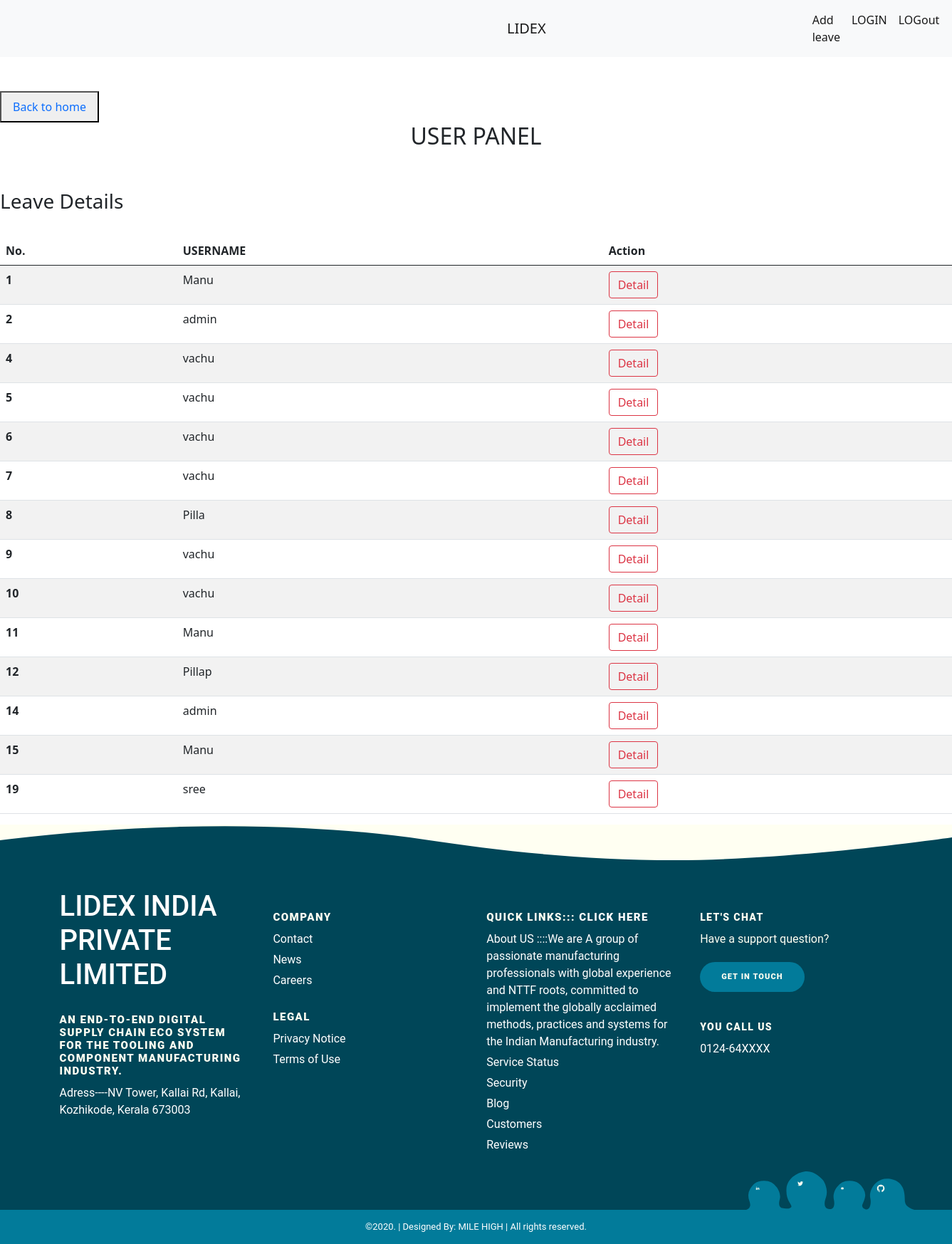
Page /usr/leave/all on the committed database.
### Leave/models.py (models this page shows, shortened)
class LeaveRequest(models.Model):
    employee = models.ForeignKey(Employee, on_delete=models.CASCADE)
    reason = models.TextField()
    leave_from = models.DateField()
    leave_to = models.DateField()
    status_choices = [
        ('pending', 'Pending'),
        ('approved', 'Approved'),
        ('rejected', 'Rejected')
    ]
    status = models.CharField(max_length=10, choices=status_choices, default='pending')

class Employee(models.Model):
    username = models.CharField(max_length=200)
    email=models.CharField(max_length=200,unique=True)
    password=models.CharField(max_length=200)
    role_choices = [
        ('admin', 'Admin'),
        ('user', 'User')
    ]
    role = models.CharField(max_length=10, choices=role_choices)

### Leave/views.py (the view)
# urls.py: path("usr/leave/all",views.ULeaveListView.as_view(),name="user"),
class ULeaveListView(ListView):
    template_name="usr.html"
    model=LeaveRequest
    context_object_name="leaves"
    success_url=reverse_lazy("user")

### Leave/templates/usr.html (shortened to what this page needs)
<!DOCTYPE html>
<html lang="en">
<head>
    <link href="https://cdn.jsdelivr.net/npm/bootstrap@5.0.2/dist/css/bootstrap.min.css" rel="stylesheet">
</head>
<body>
<nav class="navbar navbar-expand-lg navbar-light bg-light">
  <div class="container-fluid">
    <a class="navbar-brand" href="#" style="margin-left:700px">LIDEX</a>
    <div class="collapse navbar-collapse" id="navbarNav" style="margin-left:350px;">
      <ul class="navbar-nav">
        <li class="nav-item">
          <a class="nav-link active" aria-current="page" href="http://127.0.0.1:8000/usr/leave/add/" >Add leave</a>
        </li>
        <li class="nav-item">
          <a class="nav-link active" aria-current="page" href="http://127.0.0.1:8000/usr/login/">LOGIN</a>
        </li>
        <li class="nav-item">
          <a class="nav-link active" aria-current="page" href="http://127.0.0.1:8000/logout/" text-danger>LOGout</a>
        </li>
      </ul>
    </div>
  </div>
</nav><br><br>
<button>
  <a class="nav-link active" aria-current="page" href="http://127.0.0.1:8000" text-danger>Back to home</a>
</button>
<center>
<h2>USER PANEL</h2>
  </center><br><br>
<h3>Leave Details</h3><br>
<table class="table table-striped">
  <thead>
    <tr>
      <th scope="col">No.</th>
      <th scope="col">USERNAME</th>
      <th scope="col">Action</th>
    </tr>
  </thead>
  <tbody>
  {% for l in leaves %}
    <tr>
      <th scope="row">{{l.id}}</th>
      <td>{{l.employee.username}}</td>
      <td>
          <a href="{%url 'leave-detail' l.id%}" class="btn btn-outline-danger">Detail</a>
      </td>
    </tr>
  {% endfor %}
  </tbody>
</table>
<div class="pg-footer">
  <footer class="footer">
    <div class="footer-content">
      <div class="footer-content-column">
        <div class="footer-logo">
            <h1>LIDEX INDIA PRIVATE LIMITED</h1>
        </div>
        <div class="footer-menu">
          <h2 class="footer-menu-name"> An end-to-end digital supply chain eco system for the Tooling and Component manufacturing industry.</h2>
          <ul id="menu-get-started" class="footer-menu-list">
            <li class="menu-item menu-item-type-post_type menu-item-object-product">
              <a href="#">Adress----NV Tower, Kallai Rd, Kallai, Kozhikode, Kerala 673003</a>
            </li>
          </ul>
        </div>
      </div>
      <div class="footer-content-column">
        <div class="footer-menu">
          <h2 class="footer-menu-name"> Company</h2>
          <ul id="menu-company" class="footer-menu-list">
            <li class="menu-item menu-item-type-post_type menu-item-object-page">
              <a href="#">Contact</a>
            </li>
            <li class="menu-item menu-item-type-taxonomy menu-item-object-category">
              <a href="#">News</a>
            </li>
            <li class="menu-item menu-item-type-post_type menu-item-object-page">
              <a href="#">Careers</a>
            </li>
          </ul>
        </div>
        <div class="footer-menu">
          <h2 class="footer-menu-name"> Legal</h2>
          <ul id="menu-legal" class="footer-menu-list">
            <li class="menu-item menu-item-type-post_type menu-item-object-page menu-item-privacy-policy menu-item-170434">
              <a href="#">Privacy Notice</a>
            </li>
            <li class="menu-item menu-item-type-post_type menu-item-object-page">
              <a href="#">Terms of Use</a>
            </li>
          </ul>
        </div>
      </div>
      <div class="footer-content-column">
        <div class="footer-menu">
          <h2 class="footer-menu-name"> Quick Links:::
              <a href="https://www.indeeya.in/">click here</a>
          </h2>
          <ul id="menu-quick-links" class="footer-menu-list">
            <li class="menu-item menu-item-type-custom menu-item-object-custom">
              <a target="_blank" rel="noopener noreferrer" href="#">About US ::::We are
                  A group of passionate manufacturing professionals with global experience and NTTF roots, committed to implement the globally acclaimed methods, practices and systems for the Indian Manufacturing industry.</a>
            </li>
            <li class="menu-item menu-item-type-custom menu-item-object-custom">
              <a target="_blank" rel="noopener noreferrer" href="#">Service Status</a>
            </li>
            <li class="menu-item menu-item-type-post_type menu-item-object-page">
              <a href="#">Security</a>
            </li>
            <li class="menu-item menu-item-type-post_type menu-item-object-page">
              <a href="#">Blog</a>
            </li>
            <li class="menu-item menu-item-type-post_type_archive menu-item-object-customer">
              <a href="#">Customers</a></li>
            <li class="menu-item menu-item-type-post_type menu-item-object-page">
              <a href="#">Reviews</a>
            </li>
          </ul>
        </div>
      </div>
      <div class="footer-content-column">
        <div class="footer-call-to-action">
          <h2 class="footer-call-to-action-title"> Let's Chat</h2>
          <p class="footer-call-to-action-description"> Have a support question?</p>
          <a class="footer-call-to-action-button button" href="#" target="_self"> Get in Touch </a>
        </div>
        <div class="footer-call-to-action">
          <h2 class="footer-call-to-action-title"> You Call Us</h2>
          <p class="footer-call-to-action-link-wrapper"> <a class="footer-call-to-action-link" href="tel:0124-64XXXX" target="_self"> 0124-64XXXX </a></p>
        </div>
      </div>
      <div class="footer-social-links">
        <a class="footer-social-link linkedin" href="#" target="_blank">
        </a>
        <a class="footer-social-link twitter" href="#" target="_blank">
        </a>
        <a class="footer-social-link youtube" href="#" target="_blank">
        </a>
        <a class="footer-social-link github" href="#" target="_blank">
        </a>
      </div>
    </div>
    <div class="footer-copyright">
      <div class="footer-copyright-wrapper">
        <p class="footer-copyright-text">
          <a class="footer-copyright-link" href="#" target="_self"> ©2020. | Designed By: MILE HIGH | All rights reserved. </a>
        </p>
      </div>
    </div>
  </footer>
</div>
</body>
</html>

### Leave/templates/usr.html (style rules this page uses)
* { margin: 0; padding: 0; }
a { color: #fff; text-decoration: none; }
.pg-footer { font-family: 'Roboto', sans-serif; }
.footer { background-color: #004658; color: #fff; }
.footer-wave-svg { background-color: transparent; display: block; height: 30px; position: relative; top: -1px; width: 100%; }
.footer-content { margin-left: auto; margin-right: auto; max-width: 1230px; padding: 40px 15px 450px; position: relative; }
.footer-content-column { box-sizing: border-box; float: left; padding-left: 15px; padding-right: 15px; width: 100%; color: #fff; }
.footer-content-column ul li a { color: #fff; text-decoration: none; }
.footer-menu { margin-top: 30px; }
.footer-menu-name { color: #fffff2; font-size: 15px; font-weight: 900; letter-spacing: .1em; line-height: 18px; margin-bottom: 0; margin-top: 0; text-transform: uppercase; }
.footer-menu-list { list-style: none; margin-bottom: 0; margin-top: 10px; padding-left: 0; }
.footer-menu-list li { margin-top: 5px; }
.footer-call-to-action-description { color: #fffff2; margin-top: 10px; margin-bottom: 20px; }
.button:last-of-type { margin-right: 0; }
.footer-call-to-action-button { background-color: #027b9a; border-radius: 21px; color: #fffff2; display: inline-block; font-size: 11px; font-weight: 900; letter-spacing: .1em; line-height: 18px; padding: 12px 30px; margin: 0 10px 10px 0; text-decoration: none; text-transform: uppercase; transition: background-color .2s; cursor: pointer; position: relative; }
.footer-call-to-action { margin-top: 30px; }
.footer-call-to-action-title { color: #fffff2; font-size: 14px; font-weight: 900; letter-spacing: .1em; line-height: 18px; margin-bottom: 0; margin-top: 0; text-transform: uppercase; }
.footer-call-to-action-link-wrapper { margin-bottom: 0; margin-top: 10px; color: #fff; text-decoration: none; }
.footer-call-to-action-link-wrapper a { color: #fff; text-decoration: none; }
.footer-social-links { bottom: 0; height: 54px; position: absolute; right: 0; width: 236px; }
.footer-social-amoeba-svg { height: 54px; left: 0; display: block; position: absolute; top: 0; width: 236px; }
.footer-social-link.linkedin { height: 26px; left: 3px; top: 11px; width: 26px; }
.footer-social-link { display: block; padding: 10px; position: absolute; }
.footer-social-icon-svg { display: block; }
.footer-social-link.twitter { height: 28px; left: 62px; top: 3px; width: 28px; }
.footer-social-link.youtube { height: 24px; left: 123px; top: 12px; width: 24px; }
.footer-social-link.github { height: 34px; left: 172px; top: 7px; width: 34px; }
.footer-copyright { background-color: #027b9a; color: #fff; padding: 15px 30px; text-align: center; }
.footer-copyright-wrapper { margin-left: auto; margin-right: auto; max-width: 1200px; }
.footer-copyright-text { color: #fff; font-size: 13px; font-weight: 400; line-height: 18px; margin-bottom: 0; margin-top: 0; }
.footer-copyright-link { color: #fff; text-decoration: none; }
@media (min-width: 760px) { .footer-content { margin-left: auto; margin-right: auto; max-width: 1230px; padding: 40px 15px 450px; position: relative; } }
@media (min-width: 760px) { .footer-wave-svg { height: 50px; } }
@media (min-width: 760px) { .footer-content-column { width: 24.99%; } }

### rows in the picture
LeaveRequest: id "1", employee.username "Manu"
LeaveRequest: id "2", employee.username "admin"
LeaveRequest: id "4", employee.username "vachu"
LeaveRequest: id "5", employee.username "vachu"
LeaveRequest: id "6", employee.username "vachu"
LeaveRequest: id "7", employee.username "vachu"
LeaveRequest: id "8", employee.username "Pilla"
LeaveRequest: id "9", employee.username "vachu"
LeaveRequest: id "10", employee.username "vachu"
LeaveRequest: id "11", employee.username "Manu"
LeaveRequest: id "12", employee.username "Pillap"
LeaveRequest: id "14", employee.username "admin"
LeaveRequest: id "15", employee.username "Manu"
LeaveRequest: id "19", employee.username "sree"
